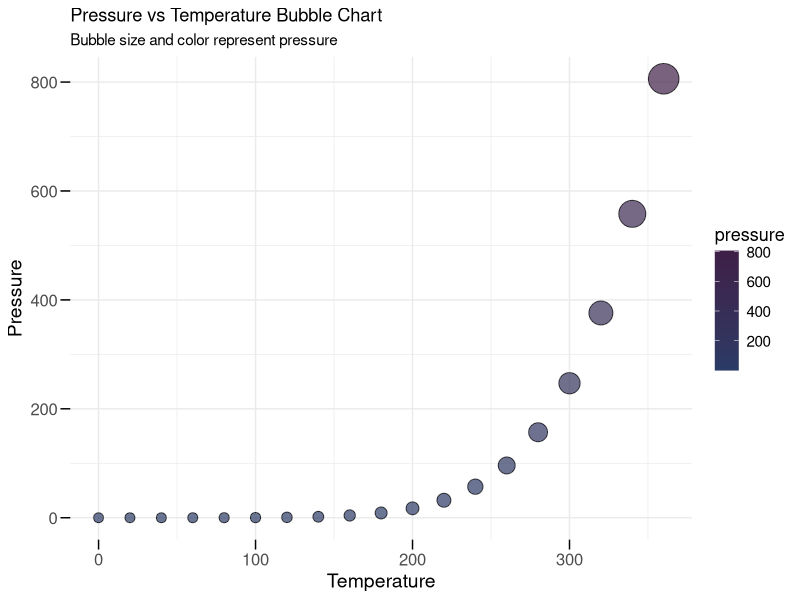

The R source for this figure:
#Load libraries
library(datasets)
library(tidyverse)
library(dplyr)
library(ggplot2)

#Import data
data("pressure")

#Create plot
ggplot(pressure, aes(x = temperature, y = pressure, size = pressure, fill = pressure)) +
  geom_point(alpha = 0.7,            #Transparency
             shape = 21,             #Filled circle
             stroke = 0.5,           #Border thickness
  ) +
  scale_size(range = c(3, 10),     #Point size
             guide = "none"        #Remove legend
  ) +
  #Change colors
  scale_fill_gradient(low = "#2A3B66", 
                       high = "#3E1F47") +
  #Change axis titles
  labs(title = "Pressure vs Temperature Bubble Chart",
       subtitle = "Bubble size and color represent pressure",
       x = "Temperature",
       y = "Pressure",
       size = "Pressure",
       color = "Pressure") +
  theme_minimal() +
  #Change text sizes
  theme(
    axis.text.x = element_text(size = 12),      # x-axis tick labels
    axis.text.y = element_text(size = 12),      # y-axis tick labels
    axis.ticks.length = unit(0.25, "cm"),       # length of ticks
    axis.ticks = element_line(size = 0.5),      # thickness of ticks
    axis.title.x = element_text(size = 14),     # x-axis title
    axis.title.y = element_text(size = 14),     # y-axis title
    legend.title = element_text(size = 13),     # legend title
    legend.text = element_text(size = 11)       # legend items
  ) 